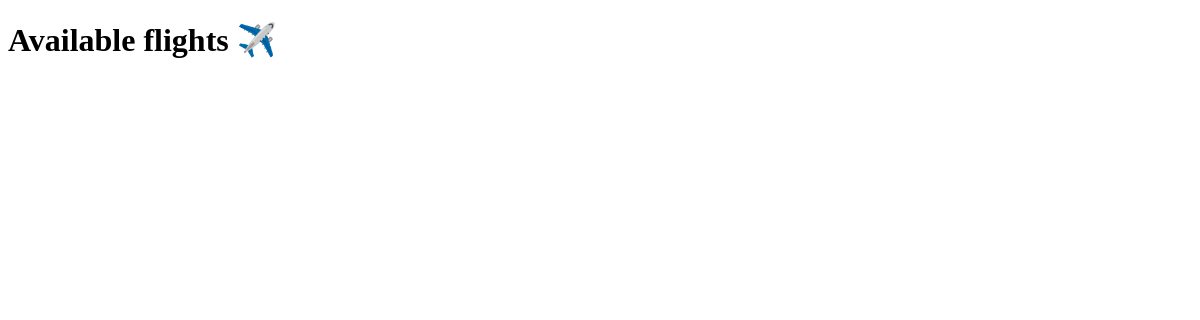
Before: /airlines/ with the older database file.
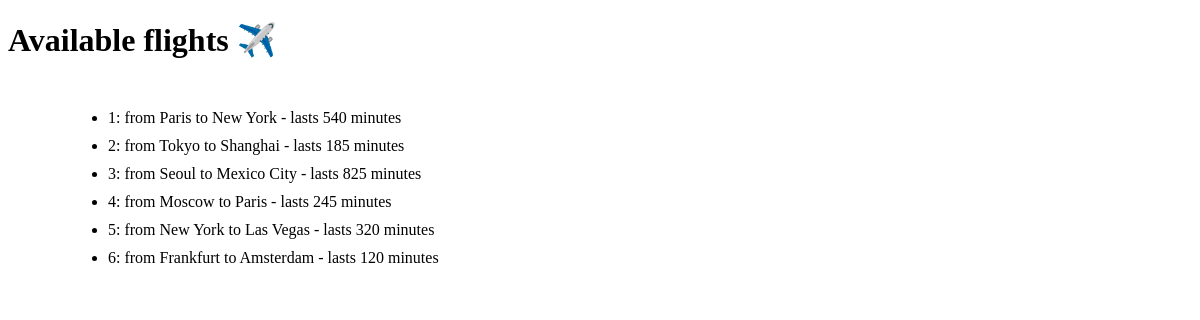
After: the same page with the newer database file.
### airlines/models.py (models this page shows)
class Flights(models.Model):
    origin = models.CharField(max_length=64, null=False)
    destination = models.CharField(max_length=64, null=False)
    duration = models.IntegerField(null=False)
    def __str__(self):
        return f"{self.id}: from {self.origin} to {self.destination} - lasts {self.duration} minutes"

### airlines/views.py (the view)
# urls.py: path('/', views.index),
def index(request):
    flights = models.Flights.objects.all()
    context = {
        'flights': flights
    }
    return render(request,
                  'airlines/flights.html',
                  context)

### airlines/templates/airlines/flights.html (shortened to what this page needs)
<!DOCTYPE html>
<html lang="en">
<head>
</head>
<body>
    <h1>Available flights ✈️</h1>
    <ul style="margin: 50px">
        {% for flight in flights %}
        <li style="margin: 10px">{{ flight}}</li>
        {% endfor %}
    </ul>
</body>
</html>

Changed rows visible on the page:
added Flights: id+origin+destination "1: from Paris to New York - lasts 540 minutes"
added Flights: id+origin+destination "2: from Tokyo to Shanghai - lasts 185 minutes"
added Flights: id+origin+destination "3: from Seoul to Mexico City - lasts 825 minutes"
added Flights: id+origin+destination "4: from Moscow to Paris - lasts 245 minutes"
added Flights: id+origin+destination "5: from New York to Las Vegas - lasts 320 minutes"
added Flights: id+origin+destination "6: from Frankfurt to Amsterdam - lasts 120 minutes"
